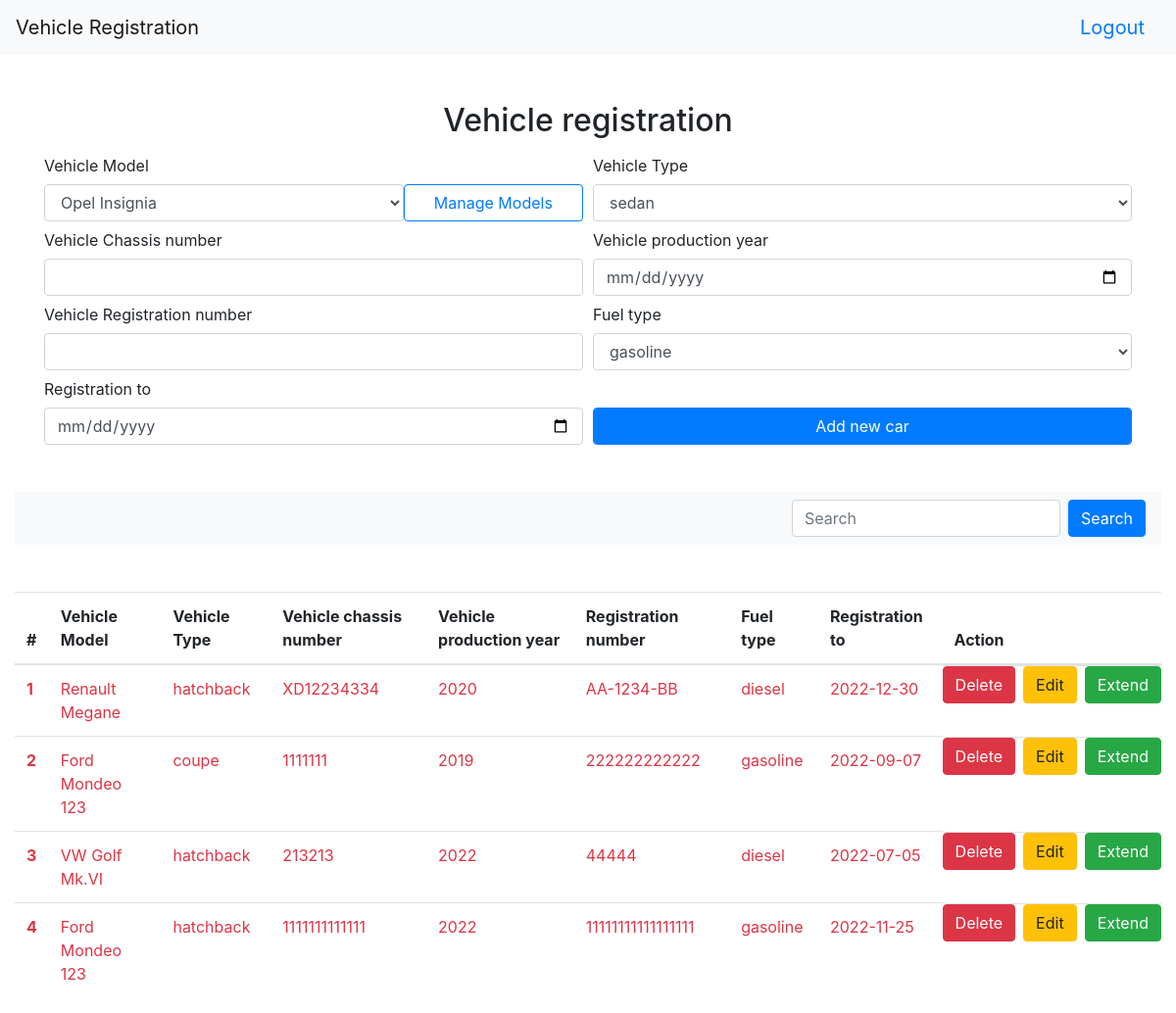
The app's page /vehicle-registration.php (signed in) with its own data.
### tables this page shows
CREATE TABLE `registration` (
  `id` int(10) UNSIGNED NOT NULL,
  `vehicle_model_id` int(10) UNSIGNED DEFAULT NULL,
  `vehicle_type_id` int(10) UNSIGNED DEFAULT NULL,
  `vehicle_chassis_number` varchar(32) DEFAULT NULL,
  `vehicle_production_year` date DEFAULT NULL,
  `registration_number` varchar(32) DEFAULT NULL,
  `fuel_type_id` int(10) UNSIGNED DEFAULT NULL,
  `registration_to` date DEFAULT NULL
);

CREATE TABLE `vehicle_models` (
  `id` int(10) UNSIGNED NOT NULL,
  `vehicle_model` varchar(32) DEFAULT NULL
);

CREATE TABLE `vehicle_type` (
  `id` int(10) UNSIGNED NOT NULL,
  `vehicle_type` varchar(32) DEFAULT NULL
);

CREATE TABLE `fuel_type` (
  `id` int(10) UNSIGNED NOT NULL,
  `fuel_type` varchar(32) DEFAULT NULL
);

### classes/Functions.php (called while the page is built, shortened)
<?php
class Functions
{
    public static function auth()
    {
        return isset($_SESSION['username']);
    }
}

### classes/Db.php (called while the page is built, shortened)
<?php
require_once __DIR__ . "/Functions.php";
class Db
{
    private $host = 'localhost';
    private $user = 'root';
    private $pwd = '';
    private $dbName = 'registration';
    private $options = [PDO::ATTR_DEFAULT_FETCH_MODE, PDO::FETCH_ASSOC];
    public function openConnection()
    {
        try {
            $dsn = 'mysql:host=' . $this->host . ';dbname=' . $this->dbName;
            $connection = $this->con = new PDO($dsn, $this->user, $this->pwd, $this->options);
            return $connection;
        } catch (PDOException $e) {
            Functions::setSessionMessage('There is a problem with the connection . $e', 'success');
            Functions::redirect('index.php');
        }
    }
    public function executeQuery($query, $data = null, $fetchMode = 1)
    {
        $stmt = $this->openConnection()->prepare($query);
        if ($data !== null) {
            $row = $stmt->execute($data);
        }
        if ($data == null) {
            $row = $stmt->execute();
        }
        if ($fetchMode == 1) {
            $row = $stmt->fetchAll(PDO::FETCH_ASSOC);
            return $row;
        }
    }
    public function select($table, $row = "*", $join = null, $where = null)
    {
        $query = 'SELECT ' . $row . ' FROM ' . $table;
        if ($join != null) {
            $query .= ' JOIN ' . $join;
        }
        return $query;
    }
}

### classes/Vehicle.php (called while the page is built, shortened)
<?php
require_once __DIR__ . "/Db.php";
require_once __DIR__ . "/Functions.php";
class Vehicle
{
    public $database;
    public function __construct($database = new Db())
    {
        $this->database = $database;
    }
    public function selectCar()
    {
        $table = 'registration';
        $row = 'registration.id,
        registration.vehicle_model_id,
        vehicle_models.vehicle_model,
        registration.vehicle_type_id,
        vehicle_type.vehicle_type,
        vehicle_chassis_number,
        YEAR(vehicle_production_year) AS production_year,
        registration_number,
        registration.fuel_type_id,
        fuel_type.fuel_type,
        registration_to';
        $join = ' vehicle_models ON registration.vehicle_model_id = vehicle_models.id
        JOIN vehicle_type ON registration.vehicle_type_id = vehicle_type.id
        JOIN fuel_type ON registration.fuel_type_id = fuel_type.id';
        $data = [];
        $query = $this->database->select($table,$row, $join);
        $result = $this->database->executeQuery($query,$data, $fetchMode = 1);
        return $result;
    }
}

### vehicle-registration.php (the view, shortened to what this page needs)
<?php
require_once __DIR__ . "/classes/Functions.php";
require_once __DIR__ . "/partials/menu.php";
require_once __DIR__ . "/classes/Db.php";
require_once __DIR__ . "/classes/Vehicle.php";
$database = new Db;
$car = new Vehicle($database);
?>
<div class="container text-center mt-5">
    <div class="row">
        <div class="col">
            <h2>Vehicle registration</h2>
        </div>
    </div>
</div>
<div class="container">
    <div class="row">
        <div class="col">
            <form method="POST" action="addRegVehicle.php">
                <div class="form-row">
                    <div class="col">
                        <label for="model" class="col-form-label">Vehicle Model</label>
                        <div class="row">
                            <div class="col d-flex">
                                <select id="model" class="form-control" name="model" id="model">
                                    <?php
                                    $query = $database->select('vehicle_models');
                                    $models = $database->executeQuery($query);
                                    foreach ($models as $row) { ?>
                                        <option value="<?= $row['id']; ?>"><?= $row['vehicle_model']; ?></option>
                                    <?php } ?>
                                </select>
                                <a href="manageModels.php" type="button" class="form-control btn btn-outline-primary  col-4">Manage Models</a>
                            </div>
                        </div>
                    </div>
                    <div class="col">
                        <label for="type" class="col-form-label">Vehicle Type</label>
                        <select id="type" class="form-control" name="type" id="type">
                            <?php
                            $query = $database->select('vehicle_type');
                            $vehicleType = $database->executeQuery($query);
                            foreach ($vehicleType as $row) { ?>
                                <option value="<?= $row['id']; ?>"><?= $row['vehicle_type']; ?></option>
                            <?php } ?>
                        </select>
                    </div>
                </div>
                <div class="form-row">
                    <div class="col">
                        <label for="chassis" class="col-form-label">Vehicle Chassis number</label>
                        <input type="text" class="form-control" id="chassis" name="chassis">
                    </div>
                    <div class="col">
                        <label for="production" class="col-form-label">Vehicle production year</label>
                        <input type="date" class="form-control" id="production" name="production">
                    </div>
                </div>
                <div class="form-row">
                    <div class="col">
                        <label for="registration" class="col-form-label">Vehicle Registration number</label>
                        <input type="text" class="form-control" id="registration" name="registration">
                    </div>
                    <div class="col">
                        <label for="fuel" class="col-form-label">Fuel type</label>
                        <select id="fuel" class="form-control" name="fuel" id="fuel">
                            <?php
                            $query = $database->select('fuel_type');
                            $fuelType = $database->executeQuery($query);
                            foreach ($fuelType as $row) { ?>
                                <option value="<?= $row['id']; ?>">
                                    <?= $row['fuel_type']; ?>
                                </option>
                            <?php } ?>
                        </select>
                    </div>
                </div>
                <div class="form-row">
                    <div class="col">
                        <label for="registrationto" class="col-form-label">Registration to</label>
                        <input type="date" class="form-control" id="registrationto" name="registrationto">
                    </div>
                    <div class="col">
                        <button name="submit" type="submit" class="form-control btn btn-primary">Add new car</button>
                    </div>
                </div>
            </form>
        </div>
    </div>
</div>
<div class="container-fluid mt-5">
    <div class="row">
        <div class="col">
            <nav class="navbar navbar-expand-lg navbar-light bg-light">
                <div class="collapse navbar-collapse" id="search">
                    <form method="GET" action="" class="form-inline my-2 my-lg-0 ml-auto">
                        <input class="form-control mr-sm-2" type="search" placeholder="Search" aria-label="Search" name="search" value="<?= ($_GET['search'] ?? '') ?>">
                        <button class="btn btn-primary my-2 my-sm-0" type="submit">Search</button>
                    </form>
                </div>
            </nav>
        </div>
    </div>
</div>
<div class="container-fluid mt-5">
    <div class="row">
        <div class="col">
            <table class="table">
                <thead>
                    <tr>
                        <th scope="col">#</th>
                        <th scope="col">Vehicle Model</th>
                        <th scope="col">Vehicle Type</th>
                        <th scope="col">Vehicle chassis number</th>
                        <th scope="col">Vehicle production year</th>
                        <th scope="col">Registration number</th>
                        <th scope="col">Fuel type</th>
                        <th scope="col">Registration to</th>
                        <th scope="col">Action</th>
                    </tr>
                </thead>
                <tbody>
                    <?php
                    $row = 1;
                    foreach ($car->selectCar() as $registration) {
                        $regEnd = $registration['registration_to'];
                        if (strtotime($regEnd) < strtotime('-30 days')) {
                            $dateColor = 'danger';
                            $extend = 1;
                        } elseif (strtotime($regEnd) > strtotime('today')) {
                            $dateColor = 'dark';
                            $extend = 0;
                        } else {
                            $dateColor = 'warning';
                            $extend = 1;
                        }
                    ?>
                        <tr class="text-<?= $dateColor ?>">
                            <th scope="row"><?= $row ?></th>
                            <td><?= $registration['vehicle_model'] ?></td>
                            <td><?= $registration['vehicle_type'] ?></td>
                            <td><?= $registration['vehicle_chassis_number'] ?></td>
                            <td><?= $registration['production_year'] ?></td>
                            <td><?= $registration['registration_number'] ?></td>
                            <td><?= $registration['fuel_type'] ?></td>
                            <td><?= $registration['registration_to'] ?></td>
                            <td class="m-0 p-0 d-flex">
                                <form method="POST" action="deleteReg.php">
                                    <button type="submit" class="btn btn-danger">Delete</button>
                                </form>
                                <form method="POST" action="regEditForm.php">
                                    <button type="submit" class="btn btn-warning mx-2">Edit</button>
                                </form>
                                <?php if ($extend == 1) { ?>
                                    <form method="POST" action="extendForm.php">
                                        <button type="submit" class="btn btn-success">Extend</button>
                                    </form>
                                <?php  } ?>
                            </td>
                            <?php $row++ ?>
                        <?php } ?>
                        </tr>
                </tbody>
            </table>
        </div>
    </div>
</div>
<?php
require_once __DIR__ . "/partials/footer.php";
?>

### partials/menu.php (shortened to what this page needs)
<?php
require_once __DIR__ . "/../classes/Functions.php";
?>
<!doctype html>
<html lang="en">
<head>
    <link rel="stylesheet" href="https://cdn.jsdelivr.net/npm/bootstrap@4.6.2/dist/css/bootstrap.min.css">
</head>
<body>
    <nav class="navbar navbar-light bg-light">
        <a href="index.php" class="navbar-brand">Vehicle Registration</a>
        <?php
            if(!Functions::auth()){
            ?>
        <a href="login.php" class="navbar-brand text-primary">Login</a>
        <?php }else{ ?>
            <a href="./helpers/logout.php" class="navbar-brand text-primary">Logout</a>
        <?php  } ?>
    </nav>

### partials/footer.php (shortened to what this page needs)
</body>
</html>

### records on screen
registration: vehicle_model.vehicle_model "Renault Megane", vehicle_type.vehicle_type "hatchback", vehicle_chassis_number "XD12234334", production_year "2020", registration_number "AA-1234-BB", fuel_type.fuel_type "diesel", registration_to "2022-12-30"
registration: vehicle_model.vehicle_model "Ford Mondeo 123", vehicle_type.vehicle_type "coupe", vehicle_chassis_number "1111111", production_year "2019", registration_number "222222222222", fuel_type.fuel_type "gasoline", registration_to "2022-09-07"
registration: vehicle_model.vehicle_model "VW Golf Mk.VI", vehicle_type.vehicle_type "hatchback", vehicle_chassis_number "213213", production_year "2022", registration_number "44444", fuel_type.fuel_type "diesel", registration_to "2022-07-05"
registration: vehicle_model.vehicle_model "Ford Mondeo 123", vehicle_type.vehicle_type "hatchback", vehicle_chassis_number "1111111111111", production_year "2022", registration_number "11111111111111111", fuel_type.fuel_type "gasoline", registration_to "2022-11-25"

### other values on screen
form field model "Opel Insignia"
form field type "sedan"
form field fuel "gasoline"
